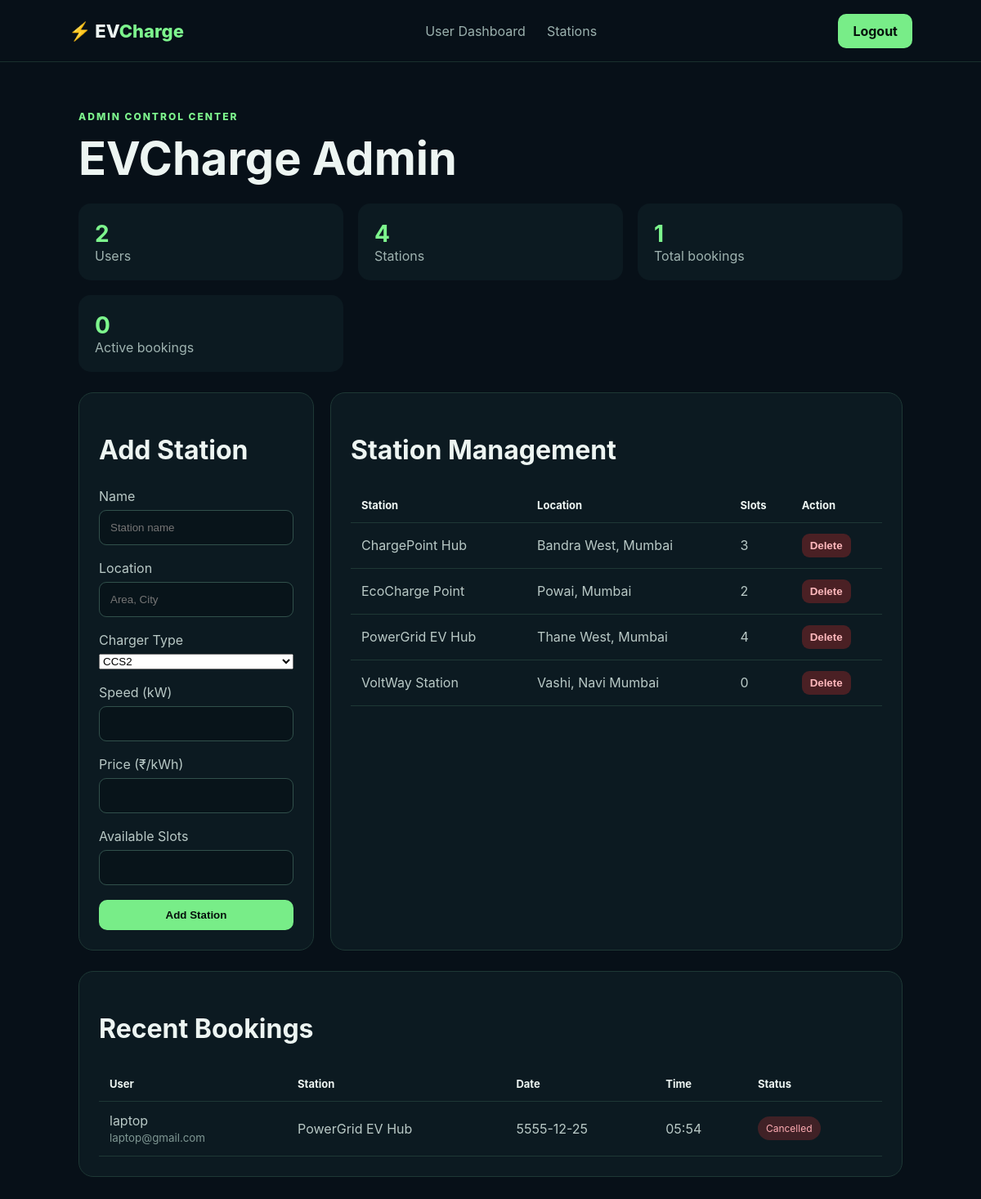
The page /admin (signed in) on the database its author committed.
### tables this page shows
CREATE TABLE stations (
        id INTEGER PRIMARY KEY AUTOINCREMENT, name TEXT NOT NULL,
        location TEXT NOT NULL, charger_type TEXT NOT NULL,
        speed INTEGER NOT NULL, price REAL NOT NULL,
        available_slots INTEGER NOT NULL, status TEXT NOT NULL);

CREATE TABLE bookings (
        id INTEGER PRIMARY KEY AUTOINCREMENT, user_id INTEGER NOT NULL,
        station_id INTEGER NOT NULL, booking_date TEXT NOT NULL,
        booking_time TEXT NOT NULL, status TEXT NOT NULL DEFAULT 'Confirmed',
        created_at TIMESTAMP DEFAULT CURRENT_TIMESTAMP,
        FOREIGN KEY(user_id) REFERENCES users(id),
        FOREIGN KEY(station_id) REFERENCES stations(id));

CREATE TABLE users (
        id INTEGER PRIMARY KEY AUTOINCREMENT, name TEXT NOT NULL,
        email TEXT UNIQUE NOT NULL, password TEXT NOT NULL,
        role TEXT NOT NULL DEFAULT 'user',
        created_at TIMESTAMP DEFAULT CURRENT_TIMESTAMP);

### app.py (the view)
@app.route("/admin")
@admin_required
def admin():
    conn=get_db()
    stats = {
        "users": conn.execute("SELECT COUNT(*) FROM users WHERE role='user'").fetchone()[0],
        "stations": conn.execute("SELECT COUNT(*) FROM stations").fetchone()[0],
        "bookings": conn.execute("SELECT COUNT(*) FROM bookings").fetchone()[0],
        "active": conn.execute("SELECT COUNT(*) FROM bookings WHERE status='Confirmed'").fetchone()[0]
    }
    bookings=conn.execute("""SELECT b.*,u.name user_name,u.email,
        s.name station_name,s.location
        FROM bookings b
        JOIN users u ON b.user_id=u.id
        JOIN stations s ON b.station_id=s.id
        ORDER BY b.id DESC LIMIT 12""").fetchall()
    stations_list=conn.execute("SELECT * FROM stations ORDER BY id").fetchall()
    conn.close()
    return render_template("admin.html", stats=stats, bookings=bookings, stations=stations_list, user=session["user"])

### app.py (called while the page is built)
def get_db():
    conn = sqlite3.connect(DB)
    conn.row_factory = sqlite3.Row
    return conn

def admin_required(f):
    @wraps(f)
    def wrapper(*args, **kwargs):
        if "user" not in session:
            return redirect(url_for("login"))
        if session["user"].get("role") != "admin":
            flash("Admin access required.")
            return redirect(url_for("dashboard"))
        return f(*args, **kwargs)
    return wrapper

### templates/admin.html (shortened to what this page needs)
<!doctype html>
<html><head><meta charset="utf-8"><meta name="viewport" content="width=device-width,initial-scale=1">
<title>Admin Dashboard | EVCharge</title><link rel="stylesheet" href="{{ url_for('static',filename='style.css') }}"></head>
<body><header><a class="brand" href="{{ url_for('home') }}">⚡ EV<span>Charge</span></a>
<nav><a href="{{ url_for('dashboard') }}">User Dashboard</a><a href="{{ url_for('stations') }}">Stations</a></nav><a class="primary" href="{{ url_for('logout') }}">Logout</a></header>
<main class="section"><span class="eyebrow">ADMIN CONTROL CENTER</span><h1>EVCharge Admin</h1>
<div class="stats"><div><b>{{ stats.users }}</b><span>Users</span></div><div><b>{{ stats.stations }}</b><span>Stations</span></div><div><b>{{ stats.bookings }}</b><span>Total bookings</span></div><div><b>{{ stats.active }}</b><span>Active bookings</span></div></div>
<div class="admin-grid"><section class="panel"><h2>Add Station</h2><form class="form" method="post" action="{{ url_for('add_station') }}">
<label>Name<input name="name" required placeholder="Station name"></label><label>Location<input name="location" required placeholder="Area, City"></label>
<label>Charger Type<select name="charger_type"><option>CCS2</option><option>Type 2</option></select></label>
<label>Speed (kW)<input type="number" name="speed" min="1" required></label><label>Price (₹/kWh)<input type="number" name="price" min="0" step="0.01" required></label>
<label>Available Slots<input type="number" name="available_slots" min="0" required></label><button class="primary full">Add Station</button></form></section>
<section class="panel"><h2>Station Management</h2><div class="table-wrap"><table><tr><th>Station</th><th>Location</th><th>Slots</th><th>Action</th></tr>
{% for s in stations %}<tr><td>{{ s.name }}</td><td>{{ s.location }}</td><td>{{ s.available_slots }}</td><td><form method="post" action="{{ url_for('delete_station',station_id=s.id) }}"><button class="danger small" onclick="return confirm('Delete this station?')">Delete</button></form></td></tr>{% endfor %}
</table></div></section></div>
<section class="panel"><h2>Recent Bookings</h2><div class="table-wrap"><table><tr><th>User</th><th>Station</th><th>Date</th><th>Time</th><th>Status</th></tr>
{% for b in bookings %}<tr><td>{{ b.user_name }}<br><small>{{ b.email }}</small></td><td>{{ b.station_name }}</td><td>{{ b.booking_date }}</td><td>{{ b.booking_time }}</td><td><span class="pill {% if b.status=='Cancelled' %}cancelled{% endif %}">{{ b.status }}</span></td></tr>{% else %}<tr><td colspan="5">No bookings yet.</td></tr>{% endfor %}</table></div></section>
</main></body></html>

### static/style.css (style rules this page uses)
* { box-sizing:border-box }
body { margin:0;background:#071018;color:#edf5f2;font-family:Inter,Arial,sans-serif }
a { text-decoration:none;color:inherit }
header { height:76px;padding:0 7%;display:flex;align-items:center;justify-content:space-between;border-bottom:1px solid #19302d;gap:20px }
.brand { font-size:22px;font-weight:800 }
.brand span { color:#7df58d }
nav { display:flex;gap:26px;color:#9bb1ae }
.primary,.ghost { display:inline-block;padding:11px 18px;border-radius:10px;font-weight:700 }
.primary { background:#78ed88;color:#06100c }
h1 { font-size:56px;line-height:1.05;margin:14px 0 }
.eyebrow { color:#7df58d;font-size:12px;font-weight:800;letter-spacing:2px }
.section { padding:55px 8% }
.section h2 { font-size:32px }
.card,.panel { background:#0c1a21;border:1px solid #1e3835;border-radius:18px;padding:24px }
.pill { display:inline-block;padding:7px 10px;border-radius:20px;background:#16352b;color:#7df58d;font-size:12px }
.filters input,.filters select,.form input { background:#08141a;border:1px solid #31504b;color:#fff;padding:13px;border-radius:9px }
.form { display:grid;gap:18px;max-width:500px }
.form label { display:grid;gap:7px;color:#b9c9c6 }
.full { width:100%;border:0 }
.stats { display:grid;grid-template-columns:repeat(3,1fr);gap:18px;margin:25px 0 }
.stats div { background:#0c1a21;padding:20px;border-radius:15px }
.stats b { display:block;font-size:28px;color:#7df58d }
.stats span { color:#9fb3b0 }
.danger { border:0;background:#4a2024;color:#ffb9bd;padding:9px 13px;border-radius:9px;font-weight:700;cursor:pointer;margin-top:8px }
.danger.small { padding:7px 10px;margin:0 }
.pill.cancelled { background:#402126;color:#ffadb4 }
.admin-grid { display:grid;grid-template-columns:1fr 1.4fr;gap:20px;margin:25px 0 }
.table-wrap { overflow:auto }
table { width:100%;border-collapse:collapse;min-width:650px }
th,td { text-align:left;padding:13px;border-bottom:1px solid #1e3835;color:#b9c9c6 }
th { color:#edf5f2;font-size:13px }
small { color:#7f9793 }

### rows shown on the page
stations: name "ChargePoint Hub", location "Bandra West, Mumbai", available_slots "3"
stations: name "EcoCharge Point", location "Powai, Mumbai", available_slots "2"
stations: name "PowerGrid EV Hub", location "Thane West, Mumbai", available_slots "4"
stations: name "VoltWay Station", location "Vashi, Navi Mumbai", available_slots "0"
bookings: user_name "laptop", email "laptop@gmail.com", station_name "PowerGrid EV Hub", booking_date "5555-12-25", booking_time "05:54", status "Cancelled"

### other values the page prints
{{ stats.users }} "2"
{{ stats.stations }} "4"
{{ stats.bookings }} "1"
{{ stats.active }} "0"
